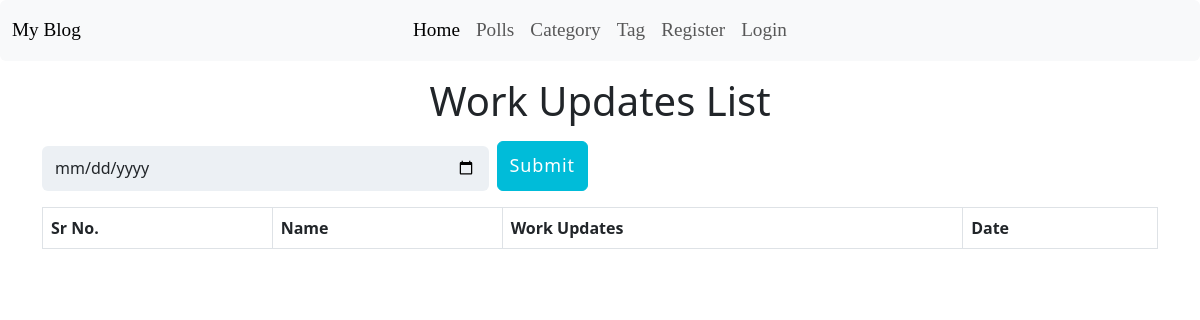
The page /updates/ on the database as committed earlier.
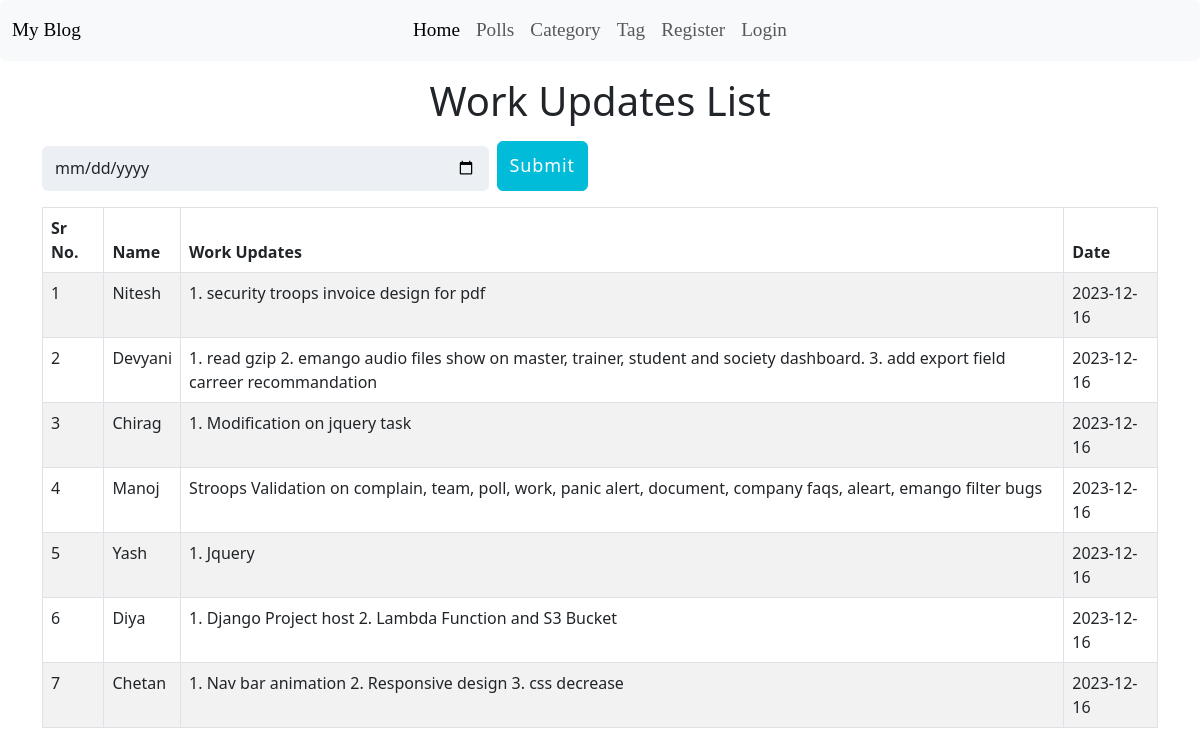
The same page on the database as committed later.
### blog/models.py (models this page shows, shortened)
class WorkUpdate(models.Model):
    employee = models.ForeignKey(Employee, on_delete=models.PROTECT, related_name='employees')
    details = models.TextField()
    created = models.DateTimeField(auto_now_add=True)

class Employee(models.Model):
    name = models.CharField(max_length=160)
    created = models.DateTimeField(auto_now_add=True)

### blog/views.py (the view)
# urls.py: path("updates/", views.Updates, name="updates"),
def Updates(request):
    if request.GET.get('date'):
        date = datetime.strptime(request.GET.get('date'), "%Y-%m-%d").date()
        updates = WorkUpdate.objects.filter(created__date=date).order_by('-id')
    else:
        updates = WorkUpdate.objects.all().order_by('-id')
    paginator = Paginator(updates, 10)
    page_number = request.GET.get('page',1)
    count = (int(page_number) * 10) - 10
    try:
        list = paginator.page(page_number)
    except PageNotAnInteger:
        list = paginator.page(1)
    except EmptyPage:
        list = paginator.page(paginator.num_pages)
    return render(request, 'blog/view-updates.html', {'updates':list,'count':count,'page_obj':list})

### blog/templatetags/customtags.py (called while the page is built)
@register.filter
def employees(data):
    return Employee.objects.all()

### blog/templates/blog/view-updates.html (shortened to what this page needs)
{% extends 'blog/base.html' %}
{% block content %}
<div class="container">
    <h1 class="text-center text-orange mt-3">Work Updates List</h1>
    <div class="row mt-3">
        <div class="col-md-6">
            <form method="get"class="d-flex">
                <input type="date" name="date" id="selected-date" class="form-control" placeholder="search here">
                <button type="submit" class="btn btn-primary ms-2">Submit</button>
            </form>
        </div>
    </div>
    <div class="table-responsive">
        <table id="school-data" class="mt-3 table table-striped table-bordered" style="width:100%">
            <thead>
                <tr>
                    <th scope="col">Sr No.</th>
                    <th scope="col">Name</th>
                    <th scope="col">Work Updates</th>
                    <th scope="col">Date</th>
                </tr>
            </thead>
            <tbody>
                {% for i in updates %}
                    <tr>
                        <td>{{forloop.counter|add:count}}</td>
                        <td>{{i.employee.name}}</td>
                        <td>{{i.details}}</td>
                        <td>{{i.created|date:'Y-m-d'}}</td>
                    </tr>
                {% endfor %}
            </tbody>
        </table>
    </div>
</div>
{% endblock %}

### blog/templates/blog/base.html (shortened to what this page needs)
{% load static %}
{% load customtags %}
<!DOCTYPE html>
<html>
<head>
    <link href="https://cdn.jsdelivr.net/npm/bootstrap@5.3.0-alpha1/dist/css/bootstrap.min.css" rel="stylesheet"
 />
    <link rel="stylesheet" href="https://cdn.jsdelivr.net/npm/bootstrap-icons@1.10.3/font/bootstrap-icons.css">
    <link rel="stylesheet" href="https://cdn.jsdelivr.net/npm/bootstrap-select@1.14.0-beta3/dist/css/bootstrap-select.min.css">
    <link rel="stylesheet" href="{% static 'css/blog.css' %}" />
</head>
<body>
    <nav class="navbar navbar-expand-lg bg-light rounded" aria-label="Thirteenth navbar example">
        <div class="container-fluid">
            <div class="collapse navbar-collapse d-lg-flex" id="navbarsExample11">
                <a class="navbar-brand col-lg-3 me-0" href="/">My Blog</a>
                <ul class="navbar-nav col-lg-6 justify-content-lg-center">
                    <li class="nav-item">
                        <a class="nav-link active" aria-current="page" href="/">Home</a>
                    </li>
                    <li class="nav-item">
                        <a class="nav-link" href="/pollapp/">Polls</a>
                    </li>
                    <li class="nav-item">
                        <a class="nav-link" href="/category/">Category</a>
                    </li>
                    <li class="nav-item">
                        <a class="nav-link" href="/tag/">Tag</a>
                    </li>
                    {% if user.is_superuser %}
                        <li class="nav-item">
                            <a class="nav-link" href="/admin/">Admin</a>
                        </li>
                        <li class="nav-item">
                            <a class="nav-link" data-bs-toggle="modal" data-bs-target="#addEmployeeModal">Add Employee</a>
                        </li>
                        <li class="nav-item">
                            <a class="nav-link" data-bs-toggle="modal" data-bs-target="#addWorkUpdatesModal">Add Work Updates</a>
                        </li>
                        <li class="nav-item">
                            <a class="nav-link" href="{% url 'blog:updates' %}">View Updates</a>
                        </li>
                        <li class="nav-item">
                            <a class="nav-link" href="/profile/">Profile</a>
                        </li>
                        <li class="nav-item">
                            <a class="nav-link" href="/logout/">Logout</a>
                        </li>
                    {% else %}
                        <li class="nav-item">
                            <a class="nav-link" href="/register/">Register</a>
                        </li>
                        <li class="nav-item">
                            <a class="nav-link" href="/login/">Login</a>
                        </li>
                    {% endif %}
                </ul>
            </div>
        </div>
    </nav>
    {% block content %}
    {% endblock %}
</body>
</html>

### blog/static/css/blog.css (style rules this page uses)
#navbarsExample11 a { font-family: "Times New Roman", Times, serif; font-weight: 500; font-size: larger; }
body { font-family:'Segoe UI', Tahoma, Geneva, Verdana, sans-serif; }
.form-control { margin-top: 5px; background: #ecf0f4; border-color: transparent; font-size: 16px; -webkit-transition: all 0.3s ease-in-out; -moz-transition: all 0.3s ease-in-out; -o-transition: all 0.3s ease-in-out; transition: all 0.3s ease-in-out; }
.btn { padding: .657rem .75rem; font-size: 18px; letter-spacing: 0.050em; -webkit-transition: all 0.3s ease-in-out; -moz-transition: all 0.3s ease-in-out; -o-transition: all 0.3s ease-in-out; transition: all 0.3s ease-in-out; }
.btn-primary { color: #fff; background-color: #00bcd9; border-color: #00bcd9; }

Rows that differ between the two databases and show on the page:
added WorkUpdate: employee.name "Nitesh", details "1. security troops invoice design for pdf", created "2023-12-16"
added WorkUpdate: employee.name "Devyani", details "1. read gzip 2. emango audio files show on master, trainer, student and society dashboard. 3. add export field carreer recommandation", created "2023-12-16"
added WorkUpdate: employee.name "Chirag", details "1. Modification on jquery task", created "2023-12-16"
added WorkUpdate: employee.name "Manoj", details "Stroops Validation on complain, team, poll, work, panic alert, document, company faqs, aleart, emango filter bugs", created "2023-12-16"
added WorkUpdate: employee.name "Yash", details "1. Jquery", created "2023-12-16"
added WorkUpdate: employee.name "Diya", details "1. Django Project host 2. Lambda Function and S3 Bucket", created "2023-12-16"
added WorkUpdate: employee.name "Chetan", details "1. Nav bar animation 2. Responsive design 3. css decrease", created "2023-12-16"
